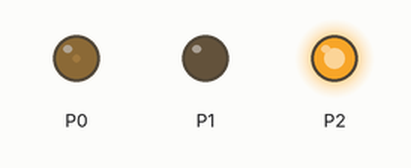
Recording of a program running on a simulated BBC micro:bit running MicroPython. Parts: output pins drawn as LEDs (lit = HIGH). Random numbers come from a fixed seed.

Above: at 0.15 s.
At 7.23 s:
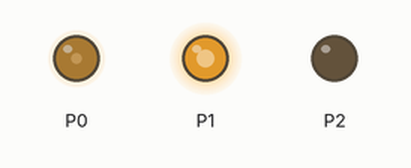
At 10.97 s:
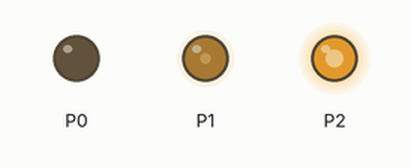
At 16.4 s:
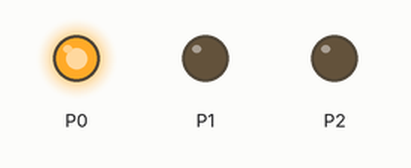
At 28.25 s:
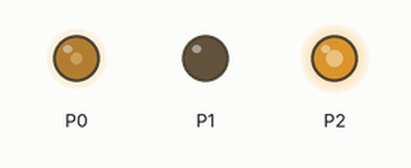
At 35.9 s:
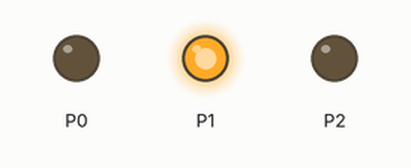
Timing chart, 0 to 40.0 s (numbered marks = the images above):
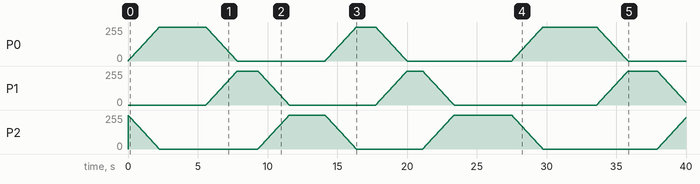

The program:

magic_lamp.py
```python
from microbit import *
import random
A = [pin0, pin1, pin2]
last = 2
while True:
    barva = random.randint(0, 2)
    while (barva == last):
        barva = random.randint(0, 2)
    delka = random.randint(1000, 5000)
    for I in range(0, 1024):
        A[barva].write_analog(I)
        A[last].write_analog(1023-I)
        sleep(2)
    sleep(delka)
    last = barva
```
